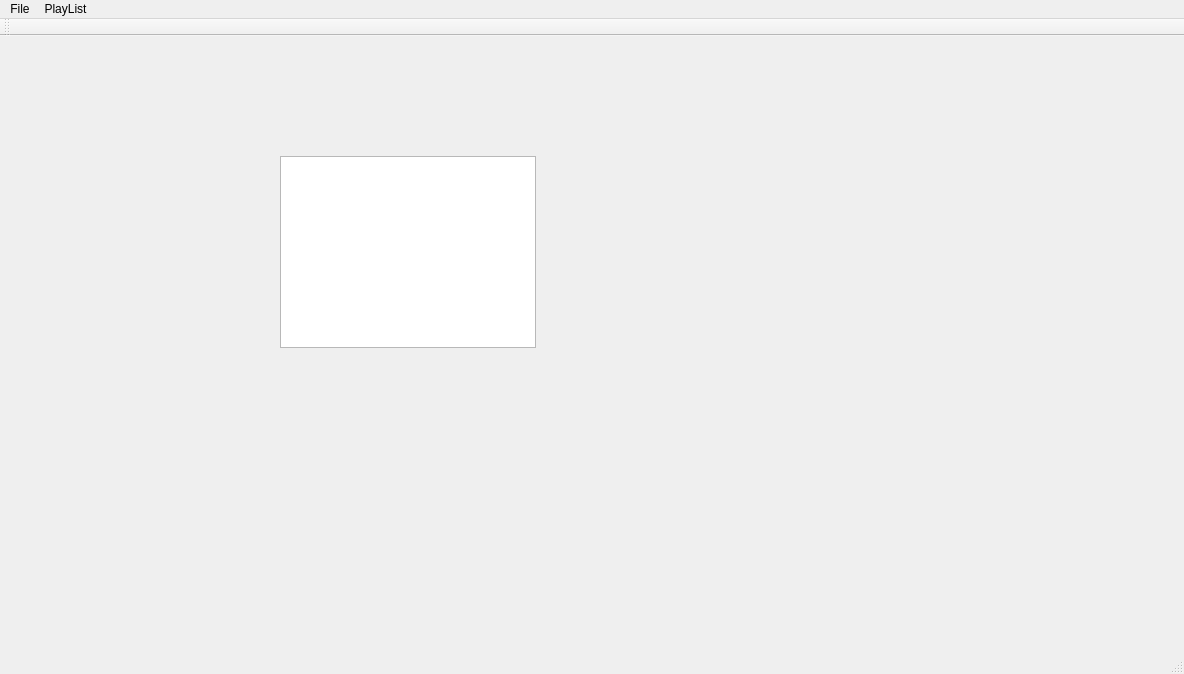
<?xml version="1.0" encoding="UTF-8"?>
<ui version="4.0">
 <class>MainWindow</class>
 <widget class="QMainWindow" name="MainWindow">
  <property name="geometry">
   <rect>
    <x>0</x>
    <y>0</y>
    <width>1184</width>
    <height>674</height>
   </rect>
  </property>
  <property name="windowTitle">
   <string>MainWindow</string>
  </property>
  <widget class="QWidget" name="centralWidget">
   <widget class="QGraphicsView" name="graphicsView">
    <property name="geometry">
     <rect>
      <x>280</x>
      <y>120</y>
      <width>256</width>
      <height>192</height>
     </rect>
    </property>
   </widget>
  </widget>
  <widget class="QMenuBar" name="menuBar">
   <property name="geometry">
    <rect>
     <x>0</x>
     <y>0</y>
     <width>1184</width>
     <height>21</height>
    </rect>
   </property>
   <widget class="QMenu" name="menu">
    <property name="title">
     <string>File</string>
    </property>
    <addaction name="actionQuit"/>
   </widget>
   <widget class="QMenu" name="menuPlayList">
    <property name="title">
     <string>PlayList</string>
    </property>
    <addaction name="actionImport"/>
    <addaction name="actionExport"/>
   </widget>
   <addaction name="menu"/>
   <addaction name="menuPlayList"/>
  </widget>
  <widget class="QToolBar" name="mainToolBar">
   <attribute name="toolBarArea">
    <enum>TopToolBarArea</enum>
   </attribute>
   <attribute name="toolBarBreak">
    <bool>true</bool>
   </attribute>
  </widget>
  <widget class="QStatusBar" name="statusBar"/>
  <action name="actionQuit">
   <property name="text">
    <string>Quit</string>
   </property>
  </action>
  <action name="actionImport">
   <property name="text">
    <string>Import</string>
   </property>
  </action>
  <action name="actionExport">
   <property name="text">
    <string>Export</string>
   </property>
  </action>
 </widget>
 <layoutdefault spacing="6" margin="11"/>
 <resources/>
 <connections/>
</ui>
